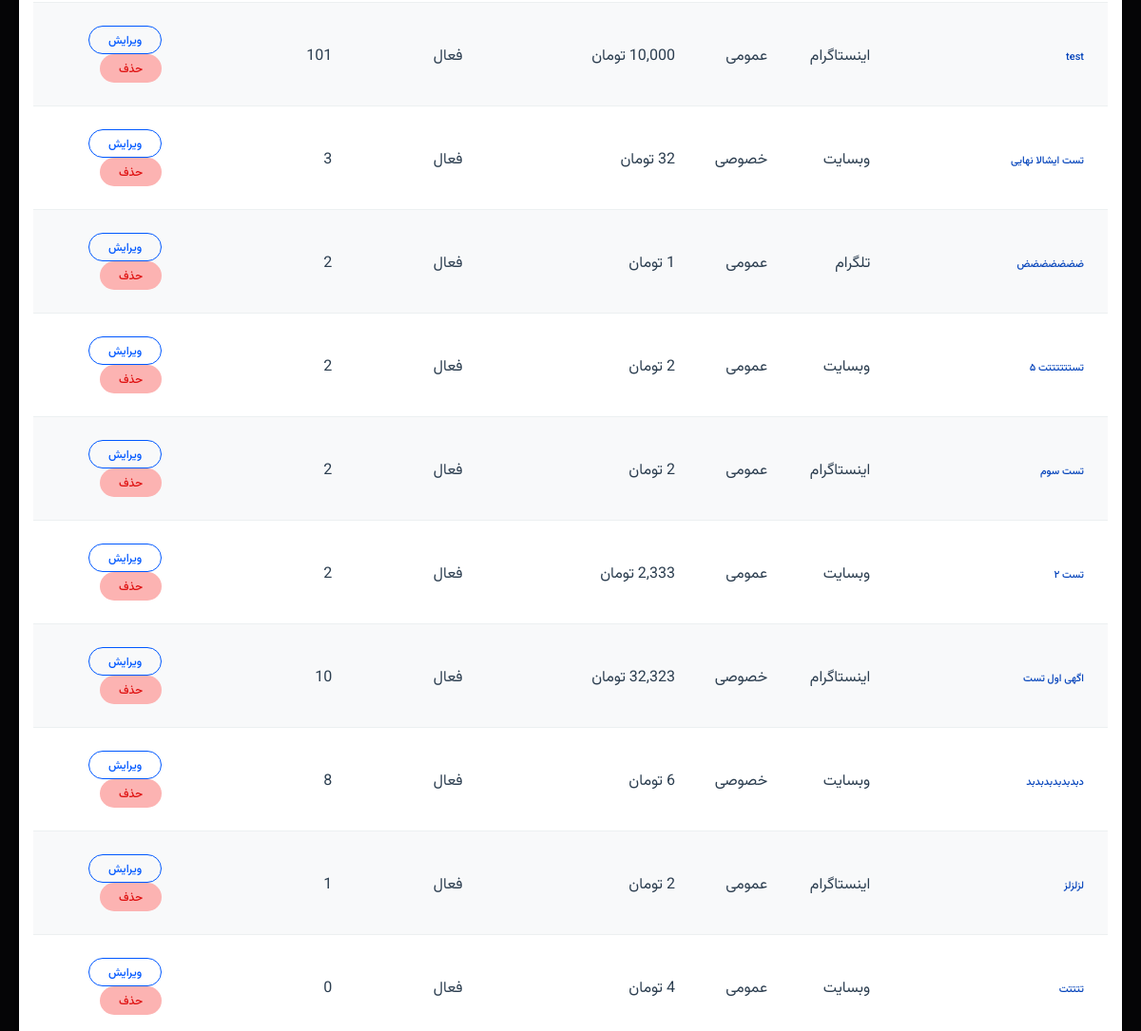
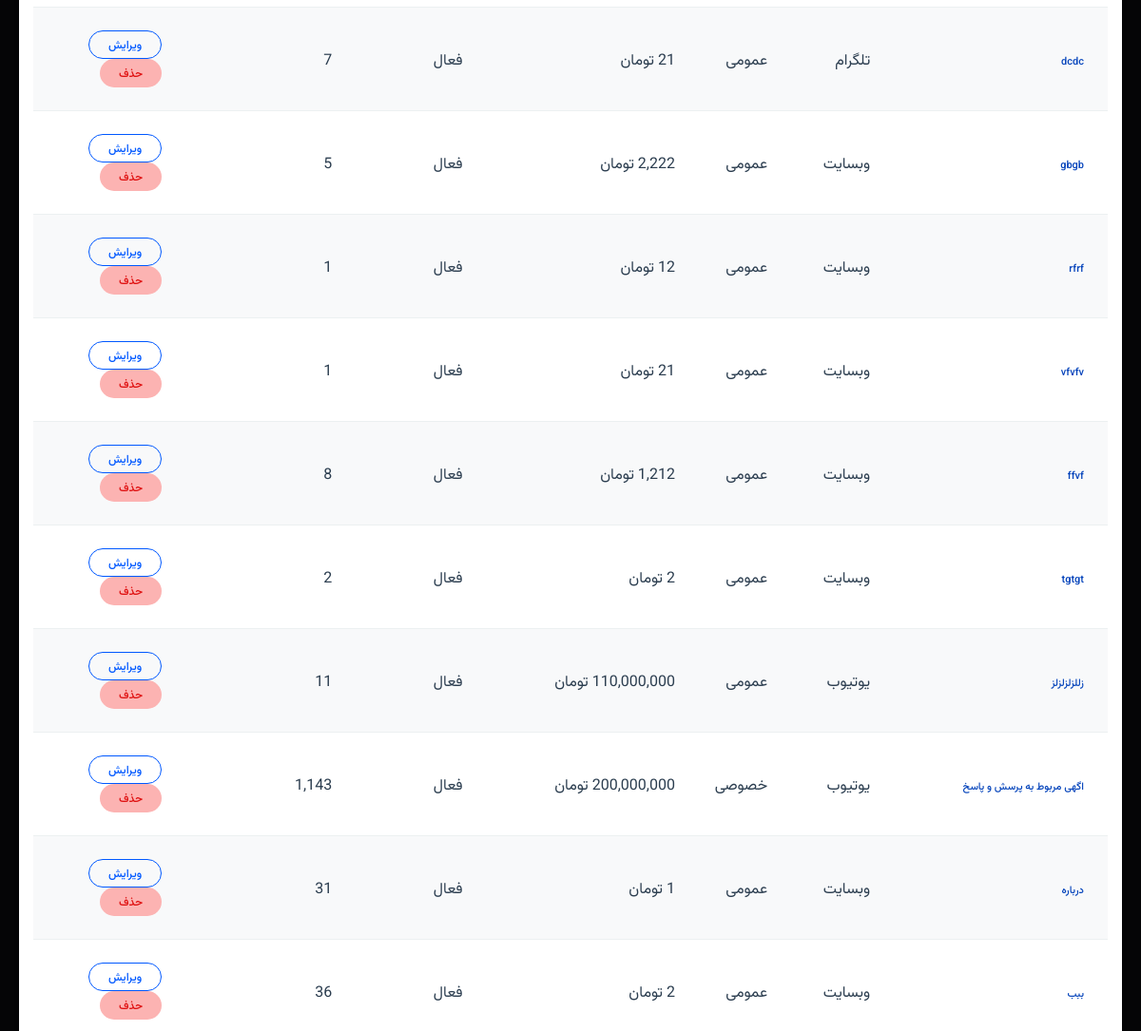
/listings/my-listings/ (signed in, middle part), run on an earlier commit of the app's database (2 pictures, top to bottom).
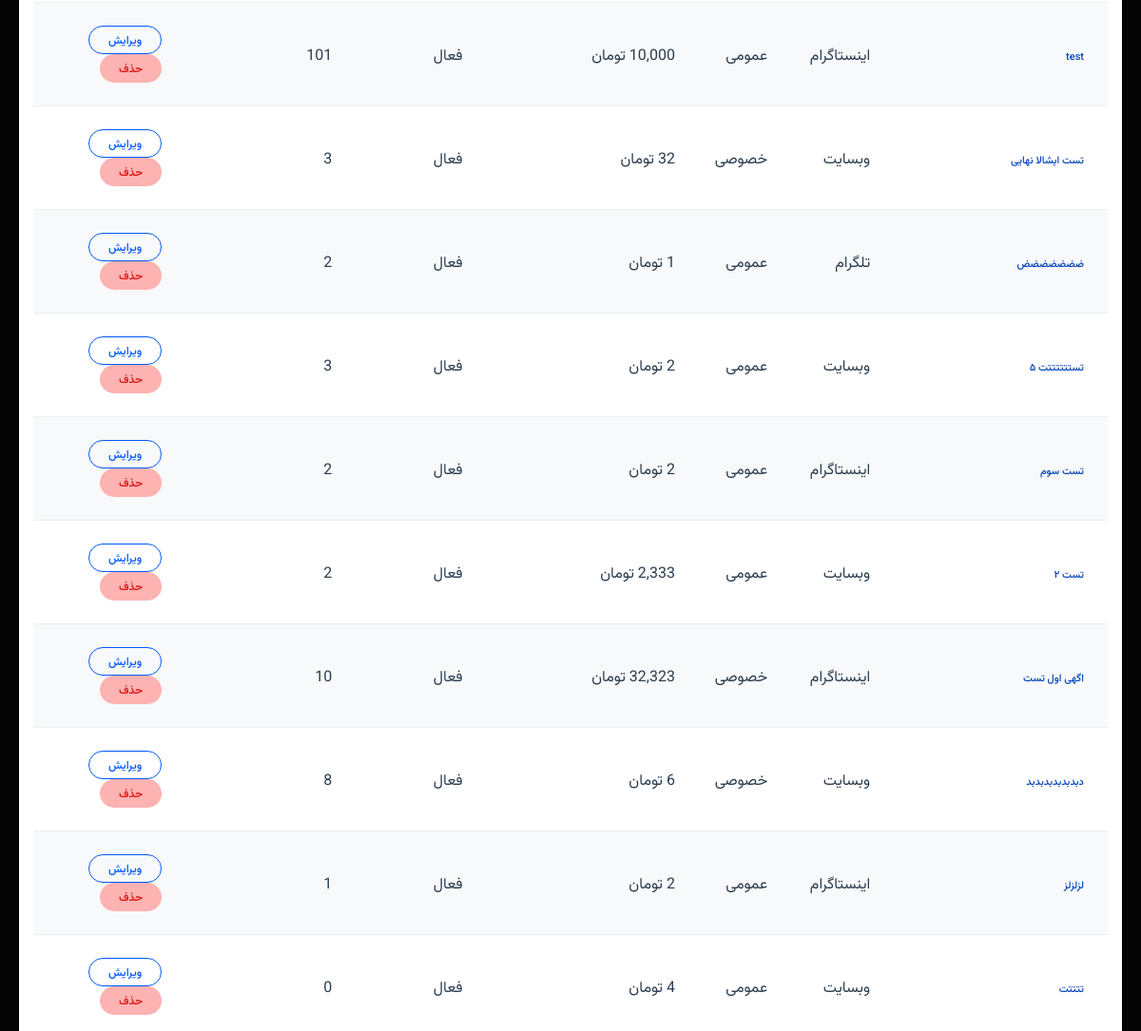
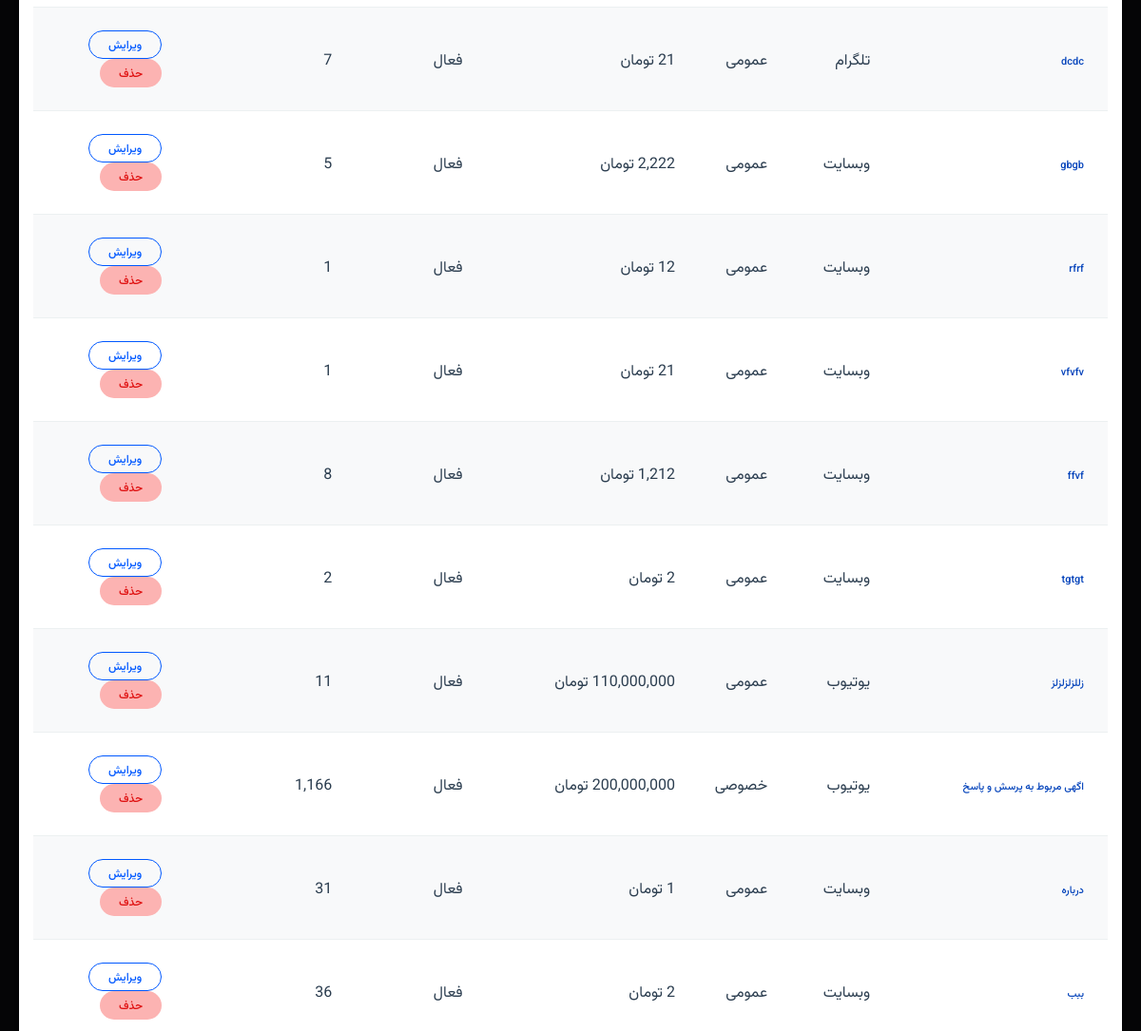
And on a later commit of the database (2 pictures, top to bottom).
### listings/models.py (models this page shows, shortened)
class Listing(models.Model):
    STATUS_CHOICES = [
        ('pending',  'در انتظار تایید'),
        ('active',   'فعال'),
        ('sold',     'فروخته شده'),
        ('rejected', 'رد شده'),
        ('deleted',  'حذف شده'),
    ]
    ACTIVITY_CHOICES = [
        ('shopping_commerce',                'فروشگاهی و تجارت الکترونیک'),
        ('technology_software',              'تکنولوژی و نرم‌افزار'),
        ('education_learning',               'آموزش و یادگیری'),
        ('health_medicine_beauty',           'سلامت، پزشکی و زیبایی'),
        ('news_magazines_portals',           'خبری، مجله و پورتال'),
        ('finance_stock_exchange_cryptocurrency', 'مالی، بورس و ارز دیجیتال'),
        ('entertainment_games_movies',       'سرگرمی، بازی و فیلم'),
        ('lifestyle_fashion_fashion',        'سبک زندگی، مد و فشن'),
        ('travel_tourism_immigration',       'سفر، گردشگری و مهاجرت'),
        ('real_estate',                      'املاک و مستغلات'),
        ('corporate_B2B_services',           'خدمات شرکتی و B2B'),
        ('sports_fitness',                   'ورزشی و تناسب اندام'),
        ('food_cooking_restaurants',         'غذا، آشپزی و رستوران'),
        ('home_decoration_architecture',     'خانه، دکوراسیون و معماری'),
        ('pets',                             'حیوانات خانگی'),
        ('other',                            'سایر'),
    ]
    SALE_REASON_CHOICES = [
        ('focus_other_projects', 'تمرکز روی پروژه‌های دیگر'),
        ('lack_of_time',         'نداشتن زمان کافی'),
        ('need_capital',         'نیاز به سرمایه و پول نقد'),
        ('immigration',          'مهاجرت'),
        ('career_change',        'تغییر شغل یا بازنشستگی'),
        ('partner_dispute',      'اختلاف با شرکا / انحلال تیم'),
        ('growth_ceiling',       'رسیدن به سقف رشد فردی'),
        ('personal_health',      'دلایل شخصی / سلامتی'),
    ]
    SALE_TYPE_CHOICES = [
        ('full_ownership',    'فروش مالکیت / انتقال کامل'),
        ('partial_ownership', 'فروش مالکیت بخشی / سهمی'),
        ('license',           'فروش مجوز / لایسنس'),
        ('revenue_share',     'فروش سهم از درآمد'),
        ('brand',             'فروش برند'),
    ]
    seller   = models.ForeignKey(settings.AUTH_USER_MODEL, on_delete=models.CASCADE,
                                 related_name='listings', verbose_name='فروشنده')
    category = models.ForeignKey(Category, on_delete=models.SET_NULL,
                                 null=True, blank=True, verbose_name='دسته‌بندی')
    title       = models.CharField(max_length=200, verbose_name='عنوان')
    description = models.TextField(verbose_name='توضیحات')
    location    = models.CharField(max_length=200, null=True, blank=True, verbose_name='موقعیت')
    price          = models.DecimalField(max_digits=12, decimal_places=0, verbose_name='قیمت')
    discount_price = models.DecimalField(max_digits=12, decimal_places=0,
                                         null=True, blank=True, verbose_name='قیمت با تخفیف')
    about_platform = models.TextField(null=True, blank=True, verbose_name='درباره پلتفرم')
    platform_url    = models.URLField(blank=True, verbose_name='آدرس پلتفرم')
    followers_count = models.IntegerField(default=0, blank=True, verbose_name='تعداد فالوور')
    monthly_income  = models.DecimalField(null=True, blank=True, max_digits=12,
                                          decimal_places=0, verbose_name='درآمد ماهانه')
    platform_age    = models.IntegerField(default=0, blank=True, verbose_name='سن پلتفرم (ماه)')
    most_like    = models.IntegerField(null=True, blank=True, verbose_name='بیشترین لایک')
    most_view    = models.IntegerField(null=True, blank=True, verbose_name='بیشترین بازدید')
    most_comment = models.IntegerField(null=True, blank=True, verbose_name='بیشترین کامنت')
    main_image = models.ImageField(upload_to='listings/images/', verbose_name='تصویر اصلی')
    boost          = models.BooleanField(default=False, verbose_name='آگهی پیشرفته')
    premier        = models.BooleanField(default=False, verbose_name='آگهی برتر')
    suggested_price = models.BooleanField(default=False, verbose_name='امکان پیشنهاد قیمت')
    is_income      = models.BooleanField(default=True,  verbose_name='آگهی به درآمد رسیده')
    is_verified    = models.BooleanField(default=False, verbose_name='اطلاعات مورد تایید است')
    is_private     = models.BooleanField(default=False, verbose_name='آگهی خصوصی')
    areas_activity = models.CharField(max_length=60, choices=ACTIVITY_CHOICES,
                                      verbose_name='حوزه‌ فعالیت')
    status           = models.CharField(max_length=20, choices=STATUS_CHOICES,
                                        default='pending', verbose_name='وضعیت')
    rejection_reason = models.TextField(blank=True, null=True, verbose_name='دلیل رد')
    views_count      = models.IntegerField(default=0, verbose_name='تعداد بازدید')
    created_at       = models.DateTimeField(auto_now_add=True, verbose_name='تاریخ ایجاد')
    updated_at       = models.DateTimeField(auto_now=True,     verbose_name='تاریخ بروزرسانی')
    total_revenue        = models.DecimalField(max_digits=12, decimal_places=0, null=True, blank=True, verbose_name='درآمد کل')
    total_profit         = models.DecimalField(max_digits=12, decimal_places=0, null=True, blank=True, verbose_name='سود کل')
    avg_monthly_revenue  = models.DecimalField(max_digits=12, decimal_places=0, null=True, blank=True, verbose_name='میانگین درآمد ماهانه')
    avg_monthly_profit   = models.DecimalField(max_digits=12, decimal_places=0, null=True, blank=True, verbose_name='میانگین سود ماهانه')
    profit_margin        = models.DecimalField(max_digits=5,  decimal_places=2, null=True, blank=True, verbose_name='حاشیه سود (درصد)')
    profit_multiplier    = models.DecimalField(max_digits=5,  decimal_places=2, null=True, blank=True, verbose_name='ضریب سود')
    revenue_multiplier   = models.DecimalField(max_digits=5,  decimal_places=2, null=True, blank=True, verbose_name='ضریب درآمد')
    post_sale_support = models.TextField(null=True, blank=True, verbose_name='پشتیبانی پس از فروش')
    sale_reason             = models.CharField(max_length=30, choices=SALE_REASON_CHOICES,
                                               null=True, blank=True, verbose_name='دلیل واگذاری')
    sale_reason_description = models.TextField(null=True, blank=True,
                                               verbose_name='توضیحات دلیل واگذاری')
    sale_type = models.CharField(
        max_length=20, choices=SALE_TYPE_CHOICES,
        null=True, blank=True, verbose_name='نوع فروش'
    )
    ownership_document_status = models.CharField(
        max_length=200, null=True, blank=True,
        verbose_name='وضعیت مالکیت / اسناد'
    )
    ownership_transfer_conditions = models.TextField(
        null=True, blank=True,
        verbose_name='شرایط انتقال مالکیت'
    )
    partial_ownership_percentage = models.DecimalField(
        max_digits=5, decimal_places=2,
        null=True, blank=True,
        verbose_name='درصد سهم'
    )
    partial_ownership_valuation_method = models.TextField(
        null=True, blank=True,
        verbose_name='فرمول / روش ارزش‌گذاری'
    )
    partial_ownership_buyer_rights = models.TextField(
        null=True, blank=True,
        verbose_name='حقوق خریدار'
    )
    partial_ownership_exit_conditions = models.TextField(
        null=True, blank=True,
        verbose_name='شرایط خروج / فروش مجدد سهم'
    )
    LICENSE_DURATION_CHOICES = [
        ('permanent', 'دائمی'),
        ('limited',   'مدت‌دار'),
    ]
    license_duration_type = models.CharField(
        max_length=20, choices=LICENSE_DURATION_CHOICES,
        null=True, blank=True,
        verbose_name='نوع مدت مجوز'
    )
    license_duration_months = models.IntegerField(
        null=True, blank=True,
        verbose_name='مدت مجوز (ماه)'
    )
    license_scope = models.TextField(
        null=True, blank=True,
        verbose_name='محدوده مجوز'
    )
    license_restrictions = models.TextField(
        null=True, blank=True,
        verbose_name='محدودیت‌های مجوز'
    )
    REVENUE_BASE_CHOICES = [
        ('gross', 'درآمد ناخالص'),
        ('net',   'درآمد خالص'),
    ]
    REVENUE_PAYMENT_PERIOD_CHOICES = [
        ('weekly',    'هفتگی'),
        ('monthly',   'ماهانه'),
        ('quarterly', 'فصلی'),
    ]
    revenue_share_percentage = models.DecimalField(
        max_digits=5, decimal_places=2,
        null=True, blank=True,
        verbose_name='درصد سهم از درآمد'
    )
    revenue_share_base = models.CharField(
        max_length=10, choices=REVENUE_BASE_CHOICES,
        null=True, blank=True,
        verbose_name='مبنای محاسبه'
    )
    revenue_share_payment_period = models.CharField(
        max_length=20, choices=REVENUE_PAYMENT_PERIOD_CHOICES,
        null=True, blank=True,
        verbose_name='دوره پرداخت'
    )
    revenue_share_contract_duration = models.IntegerField(
        null=True, blank=True,
        verbose_name='مدت قرارداد (ماه)'
    )
    revenue_share_minimum_guarantee = models.DecimalField(
        max_digits=12, decimal_places=0,
        null=True, blank=True,
        verbose_name='حداقل تضمینی ماهانه'
    )
    BRAND_LEGAL_STATUS_CHOICES = [
        ('registered',       'ثبت‌شده'),
        ('in_progress',      'در حال ثبت'),
        ('usage_right_only', 'فقط حق استفاده'),
    ]
    brand_transferred_assets = models.TextField(
        null=True, blank=True,
        verbose_name='اجزای برند منتقل‌شده'
    )
    brand_legal_status = models.CharField(
        max_length=25, choices=BRAND_LEGAL_STATUS_CHOICES,
        null=True, blank=True,
        verbose_name='وضعیت حقوقی برند'
    )
    brand_usage_restrictions = models.TextField(
        null=True, blank=True,
        verbose_name='محدودیت‌های کاربرد برند'
    )
    brand_industry_scope = models.CharField(
        max_length=300, null=True, blank=True,
        verbose_name='حوزه / صنعت برند'
    )
    class Meta:
        ordering = ['-boost', '-premier', '-created_at']
        verbose_name = 'آگهی'
        verbose_name_plural = 'آگهی‌ها'

class Category(models.Model):
    PLATFORM_CHOICES = [
        ('website', 'وبسایت'),
        ('instagram', 'اینستاگرام'),
        ('telegram', 'تلگرام'),
        ('youtube', 'یوتیوب'),
        ('aparat', 'آپارات'),
        ('other', 'سایر'),
    ]
    name = models.CharField(max_length=100, verbose_name='نام')
    platform = models.CharField(max_length=20, choices=PLATFORM_CHOICES, verbose_name='پلتفرم')
    description = models.TextField(blank=True, verbose_name='توضیحات')
    class Meta:
        verbose_name = 'دسته‌بندی'
        verbose_name_plural = 'دسته‌بندی‌ها'

### listings/views.py (the view)
# urls.py: path('my-listings/', views.my_listings, name='my_listings'),
@login_required
def my_listings(request):
    listings = Listing.objects.filter(seller=request.user)
    pending_requests = VisitRequest.objects.filter(
        listing__seller=request.user,
        status='pending'
    ).select_related('listing', 'requester')
    return render(request, 'listings/my_listings.html', {
        'listings': listings,
        'pending_requests': pending_requests
    })

### listings/templatetags/custom_tags.py (called while the page is built)
@register.filter(name='split_number')
def split_number(value):
    try:
        return f"{int(value):,}"
    except (ValueError, TypeError):
        return value

### listings/templatetags/date_filters.py (called while the page is built)
@register.filter
def jalali_date_numeric(value):
    if not value:
        return ""
    j_date = jdatetime.datetime.fromgregorian(datetime=value)
    return j_date.strftime("%Y/%m/%d")

@register.filter
def to_jalali(value):
    if value:
        jalali_date = jdatetime.datetime.fromgregorian(datetime=value)
        return jalali_date.strftime('%Y/%m/%d %H:%M')
    return ''

### notifications/context_processors.py (called while the page is built)
def unread_notifications_count(request):
    if request.user.is_authenticated:
        count = Notification.objects.filter(recipient=request.user, is_read=False).count()
        return {'unread_notifications_count': count}
    return {'unread_notifications_count': 0}

### templates/listings/my_listings.html (shortened to what this page needs)
{% extends 'base.html' %}
{% load custom_tags %}
{% load date_filters %}
{% block content %}
<div class="container">
    <div class="card">
        <div class="card-body">
            <div class="table-responsive">
                <table class="table table-striped">
                    <tbody>
                        {% for listing in listings %}
                        <tr>
                            <td>
                                <a href="{% url 'listings:listing_detail' listing.pk %}" class="btn-sm btn-link"
                                    onclick="event.stopPropagation();">
                                    {{ listing.title }}
                                </a>
                            </td>
                            <td>
                                <span class="badge-normal">{{ listing.category.name }}</span>
                            </td>
                            <td>
                                {% if listing.is_private %}
                                <span class="badge-normal">خصوصی</span>
                                {% else %}
                                <span class="badge-normal">عمومی</span>
                                {% endif %}
                            </td>
                            <td>{{ listing.price|split_number }} تومان</td>
                            <td>
                                <span
                                    class="badge-normal">
                                    {{ listing.get_status_display }}
                                </span>
                            </td>
                            <td>{{ listing.views_count|split_number }}</td>
                            <td class="date-td">{{ listing.created_at|jalali_date_numeric }}</td>
                            <td onclick="event.stopPropagation();" class="my-list-btn">
                                {% if listing.status != 'deleted' and listing.status != 'sold' %}
                                <a href="{% url 'listings:listing_edit' listing.pk %}"
                                    class="btn btn-primary btn-medium btn-width-fit">ویرایش</a>
                                <a href="{% url 'listings:listing_delete' listing.pk %}"
                                    class="btn btn-delet btn-medium btn-width-fit">حذف</a>
                                {% endif %}
                            </td>
                        </tr>
                        {% empty %}
                        <tr>
                            <td colspan="8" class="text-center">شما هنوز آگهی ثبت نکرده‌اید.</td>
                        </tr>
                        {% endfor %}
                    </tbody>
                </table>
            </div>
        </div>
    </div>
</div>
{% endblock %}

### templates/base.html (shortened to what this page needs)
{% load static %}
<!DOCTYPE html>
<html lang="fa" dir="rtl">
<head>
    <link rel="stylesheet" href="{% static 'css/common.css' %}">
    <link rel="stylesheet" href="{% static 'css/home.css' %}">
</head>
<body>
    {% block content %}{% endblock %}
</body>
</html>

### static/css/home.css (style rules this page uses)
:root { --bg-deep: #020203; --bg-base: #050506; --bg-elevated: #0a0a0c; --surface-glass: rgba(255, 255, 255, 0.05); --surface-glass-hover: rgba(255, 255, 255, 0.08); --text-bright: #EDEDEF; --text-muted: #8A8F98; --text-subtle: rgba(255, 255, 255, 0.60); --accent: #5E6AD2; --accent-bright: #6872D9; --accent-glow: rgba(94, 106, 210, 0.3); --border-default: rgba(255, 255, 255, 0.06); --border-hover: rgba(255, 255, 255, 0.10); --border-accent: rgba(94, 106, 210, 0.30); --shadow-card: 0 0 0 1px rgba(255,255,255,0.06), 0 2px 20px rgba(0,0,0,0.4), 0 0 40px rgba(0,0,0,0.2); --shadow-card-hover: 0 0 0 1px rgba(255,255,255,0.1), 0 8px 40px rgba(0,0,0,0.5), 0 0 80px rgba(94,106,210,0.1); --shadow-btn-accent: 0 0 0 1px rgba(94,106,210,0.5), 0 4px 12px rgba(94,106,210,0.3), inset 0 1px 0 0 rgba(255,255,255,0.2); --light-bg-base: #f7f8fc; --light-bg-elevated: #ffffff; --light-surface: rgba(0,0,0,0.03); --light-surface-hover: rgba(0,0,0,0.05); --light-text-primary: #1a1a2e; --light-text-muted: #4a4a6a; --light-border: rgba(0,0,0,0.08); --light-shadow: 0 4px 20px rgba(0,0,0,0.05); }
body { background: var(--bg-base); color: var(--text-bright); }
.container { max-width: 1200px; margin: 0 auto; padding: 0 20px; }

What changed in the data, as far as the page shows it:
changed Listing "تستتتتتتت ۵": views_count|split_number "2" → "3"
changed Listing "اگهی مربوط به پرسش و پاسخ": views_count|split_number "1,143" → "1,166"
